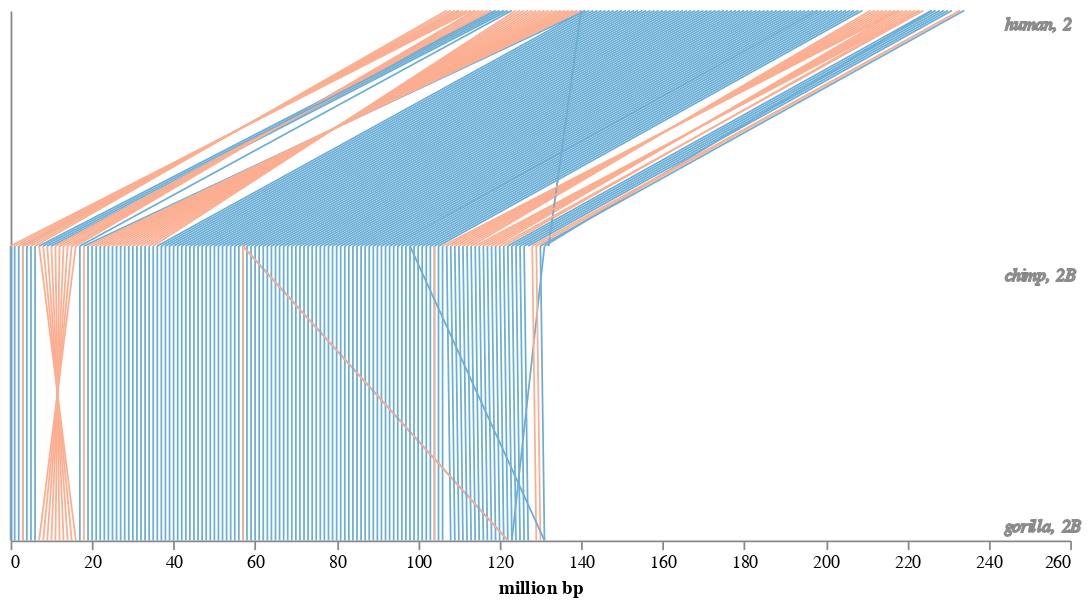

Notebook code for this chart:
### Markdown cell above
*Chromosome 2 events*
- Human, 2 chromosomes merge into one

below shows right side of Human 2 same as 2B for Chimp and Gorilla.

### Code cell
chromosome_graph('chimp2B_x2.csv', 'human', '2', 'chimp', '2B', 'gorilla', '2B')

### Figure 1 — Vega-Lite specification as saved in the notebook (floating-point values rounded to 4 significant figures; data arrays with more than 128 entries replaced by an {"elided": "..."} marker saying what was removed)
{"config": {"view": {"continuousWidth": 400, "continuousHeight": 300, "stroke": "transparent", "width": 600}, "axis": {"grid": false}}, "layer": [{"data": {"name": "data-5acafbfab782c2438065a42029ffdbd5"}, "mark": "line", "encoding": {"color": {"type": "nominal", "field": "orientation", "scale": {"domain": ["same orientation", "inversed"], "range": ["#6baed6", "#fcae91"]}, "title": ""}, "x": {"type": "quantitative", "axis": {"grid": false}, "field": "x"}, "x2": {"field": "x2"}, "y": {"type": "quantitative", "axis": {"grid": false}, "field": "y"}, "y2": {"field": "y2"}}}, {"data": {"name": "data-de405274b9459172c5a934fc54f2a21d"}, "mark": {"type": "text", "align": "left", "fontSize": 10, "fontStyle": "italic", "opacity": 0.9, "stroke": "grey"}, "encoding": {"color": {"type": "nominal", "field": "orientation", "legend": null, "scale": {"domain": ["same orientation", "inversed"], "range": ["#6baed6", "#fcae91"]}}, "text": {"type": "nominal", "field": "text"}, "x": {"type": "quantitative", "field": "x"}, "y": {"type": "quantitative", "field": "y"}}}, {"mark": "text", "encoding": {"color": {"type": "nominal", "field": "orientation", "legend": {"orient": "left", "symbolType": "stroke", "title": ""}, "scale": {"domain": ["same orientation", "inversed"], "range": ["#6baed6", "#fcae91"]}}, "x": {"type": "quantitative", "axis": {"grid": false, "ticks": true, "title": "million bp"}, "field": "x"}, "y": {"type": "quantitative", "axis": {"grid": false, "labels": false, "ticks": false, "title": ""}, "field": "y"}}}], "$schema": "https://vega.github.io/schema/vega-lite/v4.0.0.json", "datasets": {"data-5acafbfab782c2438065a42029ffdbd5": {"elided": "274 records"}, "data-de405274b9459172c5a934fc54f2a21d": [{"x": 244, "y": 438, "text": "human, 2"}, {"x": 244, "y": 225, "text": "chimp, 2B"}, {"x": 244, "y": 12, "text": "gorilla, 2B"}]}}
